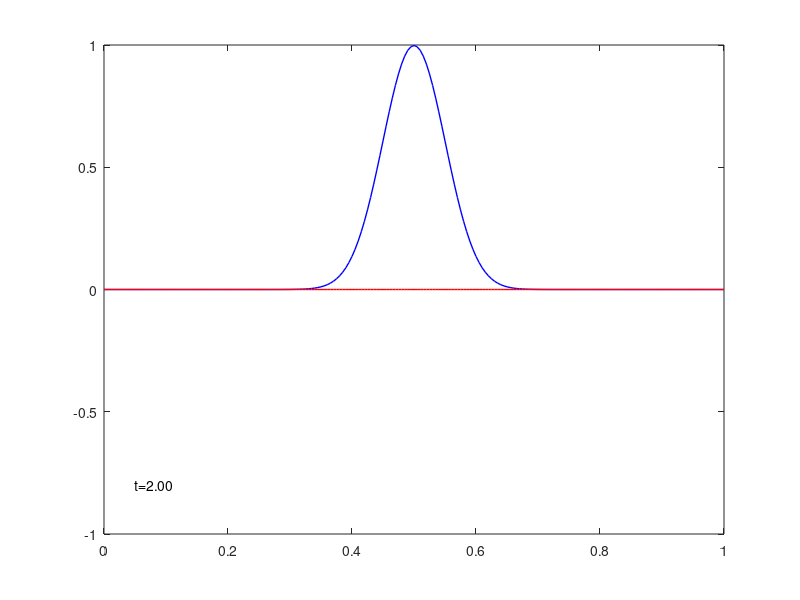
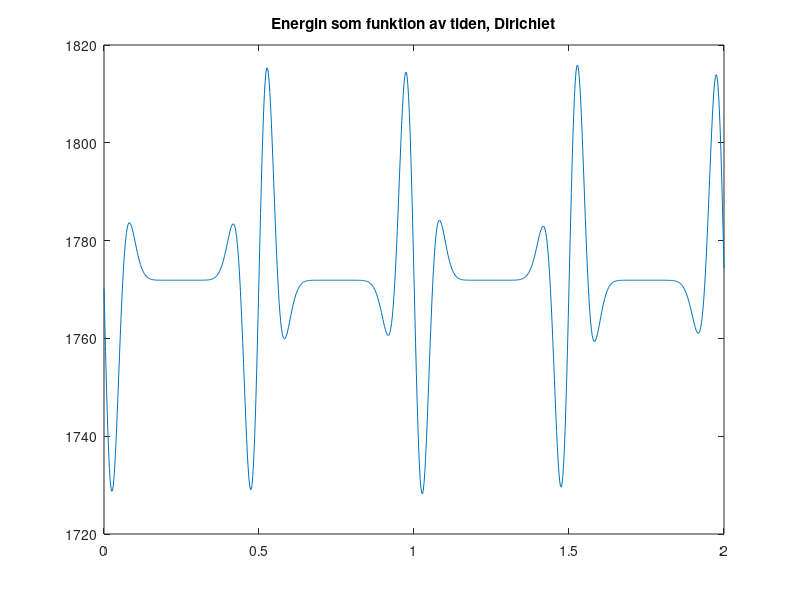

Source code (MATLAB) for these figures, in order:
%% PARAMETRAR
N=200; % antal intervall
T=2; % sluttid
dx=1/N; % steglängd i rummet
dt=dx/2.0; % tidssteg, tänk på stabilitetsvillkoren
M=round(T/dt); % antal tidsteg
c=1; % våghastighet
% allokering av minne
u=zeros(N-1,M+1); % u(n,m) lösningens värde vid tid (m-1)*dt i position n*dx
ua = zeros(N-1,M+1); %D'Alembert
p=zeros(N-1,M+1); % p=u’
A=zeros(N-1,N-1); % Au är differensapproximation av d^2 u/dx^2
x = dx*(1:N-1)'; % x(n) är n*dx
E = zeros(1,M+1); % För att beräkna energin i varje tidssteg.

%% Skapa matrisen A
A = A -2*eye(N-1);
B = zeros(N-1,N-1);
for i = 1:N-2
    B(i, i+1) = 1;
end
A = 1/(dx)^2*(A +B +B');
%% Sätt begynnelsedata för u och p.
g  = @(x) exp(-200*(x-0.5)^2);
for i = 1:N-1
    u(i,1) = g(i*dx);
end
%Händer inget med p

for i = 1:N-1
    ua(i,1) = g(i*dx);
end
%% Räkna ut energin E vid tiden 0.
E(1) = 0.5*((p(:,1)'*p(:,1))-c^2*(u(:,1)'*A*u(:, 1)));
nframe=M+1; % kommando för film
mov(1:nframe)= struct('cdata',[],'colormap',[]);
figure;
plot(x,u(:,1), 'b', 'Linewidth', 1); %Plot vid tiden t=0.
axis([0 1 -1 1])
set(gca, 'nextplot', 'replacechildren')
drawnow
mov(1)=getframe(gcf); %Första frame i filmen.
%% tidstegning med symplektiska Euler
%Att göra; Implementera c^2, så att detta kan ändras
L=1;
for m=1:M 
p(:, m+1) = p(:, m) + dt*A*u(:,m);
u(:, m+1) = u(:, m) + dt*p(:,m+1);

X = [0;x;L]; U = [0;u(:,m);0];
plot(X, U, 'b', 'Linewidth', 1)
hold on;
t = m*dt;

%%Plotta även lösningen från d’Alemberts formel
for j = 1:N-1
    ua(j, m+1) = 0.5*(g(x(j)+c*t)+g(x(j)-c*t));
end
Xa = [0;x;L]; Ua = [0;ua(:,m);0];
plot(Xa, Ua, 'r', 'Linewidth', 1)

text(0.05,-0.8, sprintf('t=%.2f', t))
set(gca, 'nextplot', 'replacechildren')
drawnow
mov(m+1)=getframe(gcf);

%Räkna ut energin av den numeriska lösningen vid detta tidsstag
%E(m+1) = energy(u(:, m+1), p(:, m+1), c, A);
E(m+1) = 0.5*((p(:, m+1)'*p(:, m+1))-c^2*(u(:, m+1)'*A*u(:, m+1)));
end
E
tider = dt*(0:M)';
figure
plot(tider,E)
title('Energin som funktion av tiden, Dirichlet')
%% Funktioner
function en  = energy(u, p, c, A)
%tar in vektorer u och p och beräknar energin för en tidpunkt
udd = c^2*A*u;
en = 0.5*(norm(p)^2 -(dot(u, udd)));
end

function en = energy2(u, p, c, A)
en = 0.5*(p'*p-c^2*u'*A*u);
end